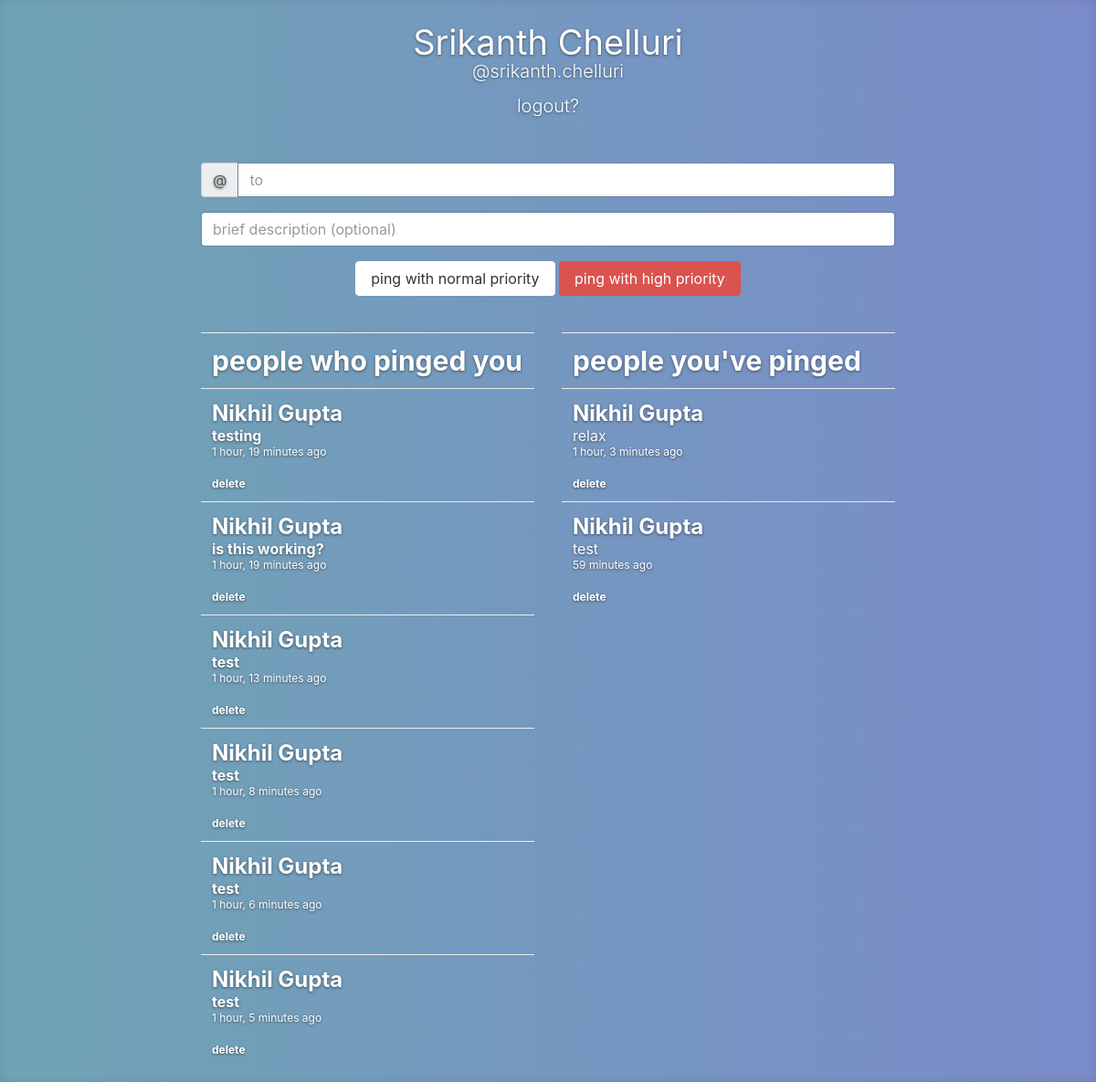
/list/home/ (signed in), run on the app's committed database.
### list/models.py (models this page shows, shortened)
class Ping(models.Model):
	owner = models.ForeignKey(User, related_name='owner', default='')
	requester = models.ForeignKey(User, related_name='requester', default='')
	description = models.CharField(max_length=45)
	time = models.DateTimeField(auto_now=True)
	priority = models.BooleanField() # True, False
	slug = models.SlugField(unique=True)

### list/views.py (the view)
def home(request):
	user = request.user
	ping_list = Ping.objects.filter(owner=request.user).order_by('time')
	sent_list = Ping.objects.filter(requester=request.user).order_by('time')
	return render(request, 'list/home.html', {'user': user, 'ping_list': ping_list, 'sent_list': sent_list})

### templates/list/home.html (shortened to what this page needs)
{% load staticfiles %}
<html lang="en">
	<head>
		<link href="{% static "css/bootstrap.css" %}" rel="stylesheet">
		<link href="{% static "css/cover.css" %}" rel="stylesheet">
		<link href="{% static "css/normalize.css" %}" rel="stylesheet">
	</head>
	<body>
		<div class="site-wrapper">
      <div class="site-wrapper-inner">
        <div class="cover-container">
          <div class="inner cover">
            <h1 class="display-4" style="font-size: 38px">
            	<b>{{ user.first_name }} {{ user.last_name }}</b>
            	<p class="lead">@{{ user.username }}</p>
            	<p class="lead"><a href="/list/logout/">logout?</a></p>
            <form id="ping_form" method="post" action="/list/send_ping/" style="padding-top: 25px">
							<div class="form-group input-group">
								<div class="input-group-addon">@</div>
								<input type="text" name="owner" class="form-control input-lg" placeholder="to" required>
							</div>
							<div class="form-group">
								<input type="text" name="description" class="form-control" placeholder="brief description (optional)">
							</div>
							<button type="submit" name="submit" value="normal" class="btn btn-default">ping with normal priority</button>
							<button type="submit" name="submit" value="priority" class="btn btn-danger">ping with high priority</button>
						</form>
						<br>
						<div class="row">
							<div class="col-md-6">
								<table class="table table-hover">
									<thead>
										<tr>
											<td style="font-size: 30px"><b>people who pinged you</b></td>
										</tr>
									</thead>
									<tbody>
										{% if ping_list %}
											{% for ping in ping_list %}
											<tr>
												<td>
													<b style="font-size: 24px">{{ ping.requester.first_name }} {{ ping.requester.last_name }}</b>
													<br>
													{% if ping.description %}
														<b>{{ ping.description }}</b>
														<br>
													{% endif %}
													<span style="font-size: 12px">{{ ping.time|timesince }} ago</span>
													<br><br>
													<a href="/list/delete_ping/{{ ping.slug }}" style="font-size: 12px"><b>delete</b></a>
												</td>
											</tr>
											{% endfor %}
										{% else %}
											<tr>
												<td>no one :(</td>
											</tr>
										{% endif %}
									</tbody>
								</table>
							</div>
							<div class="col-md-6">
								<table class="table table-hover">
									<thead>
										<tr>
											<td style="font-size: 30px"><b>people you've pinged</b></td>
										</tr>
									</thead>
									<tbody>
										{% if sent_list %}
											{% for ping in sent_list %}
											<tr>
												<td>
													<b style="font-size: 24px">{{ ping.owner.first_name }} {{ ping.owner.last_name }}</b>
													<br>
													{% if ping.description %}
														{{ ping.description }}
														<br>
													{% endif %}
													<span style="font-size: 12px">{{ ping.time|timesince }} ago</span>
													<br><br>
													<a href="/list/delete_ping/{{ ping.slug }}" style="font-size: 12px"><b>delete</b></a>
												</td>
											</tr>
											{% endfor %}
										{% else %}
											<tr>
												<td>nothing here :(</td>
											</tr>
										{% endif %}
									</tbody>
								</table>
							</div>
          </div>
        </div>
      </div>
    </div>
	</body>
</html>

### static/css/cover.css (style rules this page uses)
a, a:focus, a:hover { color: #fff; }
.btn-default, .btn-default:hover, .btn-default:focus { color: #333; text-shadow: none; background-color: #fff; border: 1px solid #fff; }
body { color: #fff; text-align: center; text-shadow: 0 1px 3px rgba(0,0,0,.5); }
.site-wrapper { display: table; width: 100%; height: 100%; min-height: 100%; -webkit-box-shadow: inset 0 0 10px rgba(0,0,0,.1); box-shadow: inset 0 0 10px rgba(0,0,0,.1); }
.site-wrapper-inner { display: table-cell; vertical-align: top; }
.cover-container { margin-right: auto; margin-left: auto; }
.inner { padding: 30px; }
.cover { padding: 0 20px; }
@media (min-width: 768px) { .site-wrapper-inner { vertical-align: middle; } }
@media (min-width: 768px) { .masthead, .mastfoot, .cover-container { width: 100%; } }
@media (min-width: 992px) { .masthead, .mastfoot, .cover-container { width: 800px; } }

### data on the page
Ping: requester.first_name "Nikhil", requester.last_name "Gupta", description "testing", time "1 hour, 19 minutes"
Ping: requester.first_name "Nikhil", requester.last_name "Gupta", description "is this working?", time "1 hour, 19 minutes"
Ping: requester.first_name "Nikhil", requester.last_name "Gupta", description "test", time "1 hour, 13 minutes"
Ping: requester.first_name "Nikhil", requester.last_name "Gupta", description "test", time "1 hour, 8 minutes"
Ping: requester.first_name "Nikhil", requester.last_name "Gupta", description "test", time "1 hour, 6 minutes"
Ping: requester.first_name "Nikhil", requester.last_name "Gupta", description "test", time "1 hour, 5 minutes"
Ping: owner.first_name "Nikhil", owner.last_name "Gupta", description "relax", time "1 hour, 3 minutes"
Ping: owner.first_name "Nikhil", owner.last_name "Gupta", description "test", time "59 minutes"

### other printed values
{{ user.first_name }} "Srikanth"
{{ user.last_name }} "Chelluri"
{{ user.username }} "srikanth.chelluri"
